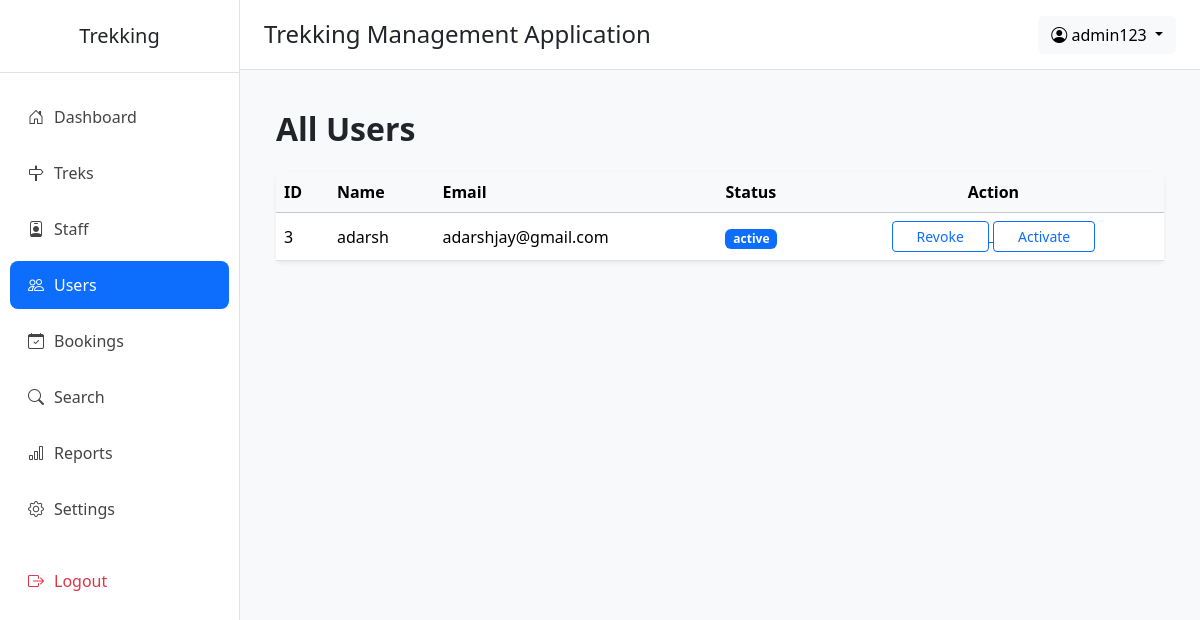
/admin/users (signed in), run on an earlier commit of the app's database.
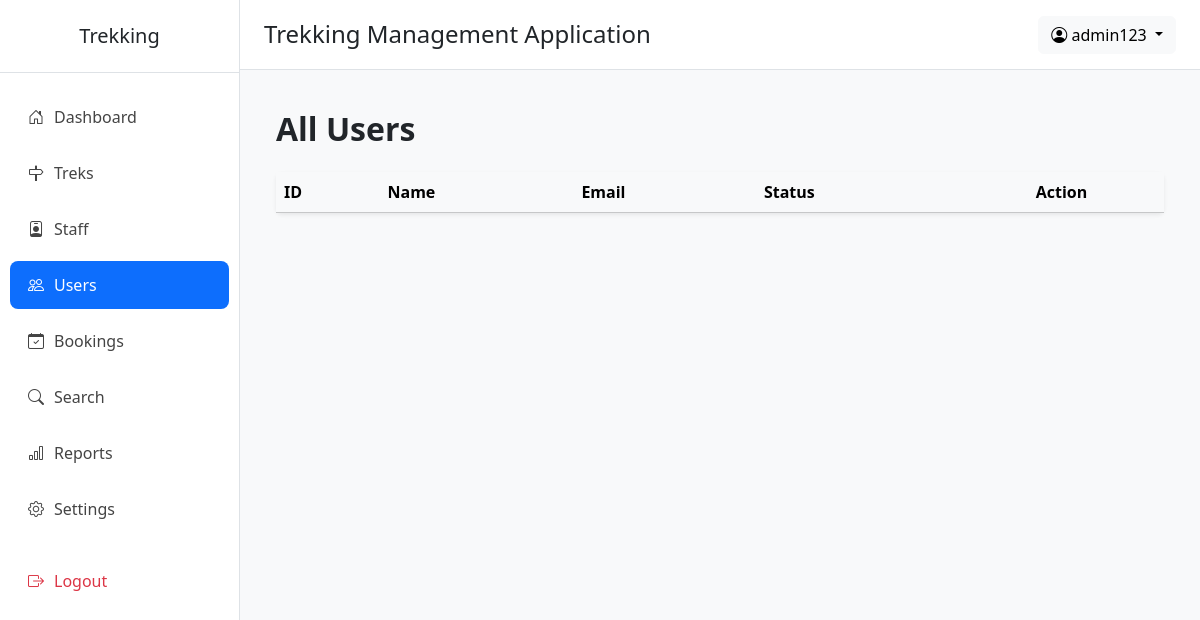
And on a later commit of the database.
### application/models.py (models this page shows)
class User(db.Model):
    __tablename__="users"
    id=db.Column(db.Integer(),primary_key=True,autoincrement=True)
    name=db.Column(db.String(),nullable=False)
    email=db.Column(db.String(),nullable=False,unique=True)
    password=db.Column(db.String(),nullable=False)
    contact=db.Column(db.String(),nullable=True)
    role=db.Column(db.String(),default="user")       # admin | user | staff
    status=db.Column(db.String(),default="active")   # active | blacklisted | pending | rejected
    created_at=db.Column(db.DateTime(),server_default=db.func.now())
    updated_at=db.Column(db.DateTime(),server_default=db.func.now(),onupdate=db.func.now())
    staff_profile = db.relationship(
        "Staff",
        backref="user",
        uselist=False,
        foreign_keys="Staff.userid"
    )
    bookings = db.relationship(
        "Booking",
        backref="user",
        cascade="all, delete-orphan"
    )

### application/admin_routes.py (the view)
@app.route("/admin/users")
def all_users():
    this_admin=User.query.filter_by(id=session["admin_id"]).first()
    all_users=User.query.filter_by(role="user").all()
    return render_template("admin/all_users.html",all_users=all_users,this_admin=this_admin)

### templates/admin/all_users.html (shortened to what this page needs)
{% extends "admin/base.html" %}
{% block content %}
<div class="container-fluid">
    <h2 class="fw-bold mb-4">
        All Users
    </h2>
    <div class="card shadow-sm border-0">
        <div class="card-body p-0">
            <table class="table table-hover align-middle mb-0">
                <thead class="table-light">
                    <tr>
                        <th>ID</th>
                        <th>Name</th>
                        <th>Email</th>
                        <th>Status</th>
                        <th class="text-center">Action</th>
                    </tr>
                </thead>
                <tbody>
                    {% for u in all_users %}
                    <tr>
                        <td>{{u.id}}</td>
                        <td>{{u.name}}</td>
                        <td>{{u.email}}</td>
                        <td>
                            <span class="badge bg-primary">
                                {{u.status}}
                            </span>
                        </td>
                        <td class="text-center">
                            <a href="/revoke/{{u.id}}">
                            <button class="btn btn-outline-primary btn-sm px-4">
                                Revoke
                            </button>
                            </a>
                            <a href="/activate/{{u.id}}">
                            <button class="btn btn-outline-primary btn-sm px-4">
                                Activate
                            </button>
                            </a>
                        </td>
                    </tr>
                    {% endfor %}
                </tbody>
            </table>
        </div>
    </div>
</div>
{% endblock %}

### templates/admin/base.html (shortened to what this page needs)
<!DOCTYPE html>
<html lang="en">
<head>
    <link href="https://cdn.jsdelivr.net/npm/bootstrap@5.3.8/dist/css/bootstrap.min.css" rel="stylesheet">
    <link href="https://cdn.jsdelivr.net/npm/bootstrap-icons@1.11.3/font/bootstrap-icons.css" rel="stylesheet">
</head>
<body>
<div class="d-flex">
    <div class="sidebar">
        <h5 class="text-center py-4 border-bottom">
            Trekking
        </h5>
        <ul class="nav flex-column mt-3">
            <li class="nav-item">
                <a class="nav-link {% if request.path == '/admin/dashboard' %}active{% endif %}" href="/admin/dashboard">
                    <i class="bi bi-house-door"></i>Dashboard
                </a>
            </li>
            <li class="nav-item">
                <a class="nav-link {% if '/admin/trek' in request.path %}active{% endif %}" href="/admin/treks">
                    <i class="bi bi-signpost"></i>Treks
                </a>
            </li>
            <li class="nav-item">
                <a class="nav-link {% if '/admin/staff' in request.path %}active{% endif %}" href="/admin/staff">
                    <i class="bi bi-person-badge"></i>Staff
                </a>
            </li>
            <li class="nav-item">
                <a class="nav-link {% if '/admin/users' in request.path %}active{% endif %}" href="/admin/users">
                    <i class="bi bi-people"></i>Users
                </a>
            </li>
            <li class="nav-item">
                <a class="nav-link {% if '/admin/booking' in request.path %}active{% endif %}" href="/admin/all/booking">
                    <i class="bi bi-calendar-check"></i>Bookings
                </a>
            </li>
            <li class="nav-item">
                <a class="nav-link" href="/admin/search">
                    <i class="bi bi-search"></i>Search
                </a>
            </li>
            <li class="nav-item">
                <a class="nav-link" href="/admin/reports">
                    <i class="bi bi-bar-chart"></i>Reports
                </a>
            </li>
            <li class="nav-item">
                <a class="nav-link" href="/admin/settings">
                    <i class="bi bi-gear"></i>Settings
                </a>
            </li>
            <li class="nav-item mt-3">
                <a class="nav-link text-danger" href="/logout">
                    <i class="bi bi-box-arrow-right"></i>Logout
                </a>
            </li>
        </ul>
    </div>
    <div class="flex-grow-1">
        <nav class="navbar topbar px-4">
            <h4 class="mb-0">
                Trekking Management Application
            </h4>
            <div class="dropdown">
                <button class="btn btn-light dropdown-toggle"
                        data-bs-toggle="dropdown">
                    <i class="bi bi-person-circle"></i>
                    {{ this_admin.name }}
                </button>
            </div>
        </nav>
        <div class="container-fluid p-4">
            {% block content %}
            {% endblock %}
        </div>
    </div>
</div>
</body>
</html>

### templates/admin/base.html (style rules this page uses)
body { background:#f8f9fa; overflow-x:hidden; }
.sidebar { width:240px; min-height:100vh; background:#fff; border-right:1px solid #dee2e6; }
.sidebar .nav-link { color:#444; padding:12px 18px; border-radius:8px; margin:4px 10px; font-weight:500; transition:.3s; }
.sidebar .nav-link:hover, .sidebar .nav-link.active { background:#0d6efd; color:white; }
.sidebar i { margin-right:10px; }
.topbar { background:#fff; border-bottom:1px solid #dee2e6; height:70px; }

What changed in the data, as far as the page shows it:
removed User: id "3", name "adarsh", email "adarshjay@gmail.com", status "active"
